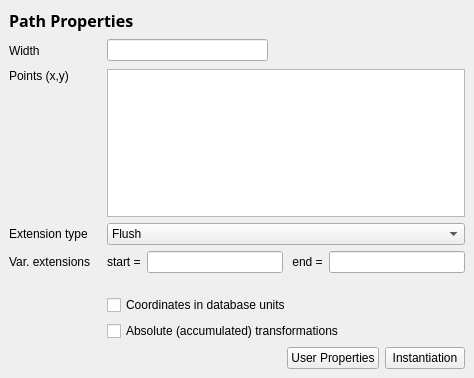
<ui version="4.0" >
 <class>EditablePathPropertiesPage</class>
 <widget class="QWidget" name="EditablePathPropertiesPage" >
  <property name="geometry" >
   <rect>
    <x>0</x>
    <y>0</y>
    <width>474</width>
    <height>378</height>
   </rect>
  </property>
  <property name="windowTitle" >
   <string>Form</string>
  </property>
  <layout class="QGridLayout" >
   <property name="margin" >
    <number>9</number>
   </property>
   <property name="spacing" >
    <number>6</number>
   </property>
   <item row="5" column="0" colspan="3" >
    <spacer>
     <property name="orientation" >
      <enum>Qt::Vertical</enum>
     </property>
     <property name="sizeType" >
      <enum>QSizePolicy::Fixed</enum>
     </property>
     <property name="sizeHint" >
      <size>
       <width>456</width>
       <height>16</height>
      </size>
     </property>
    </spacer>
   </item>
   <item row="7" column="1" colspan="2" >
    <widget class="QCheckBox" name="abs_cb" >
     <property name="text" >
      <string>Absolute (accumulated) transformations</string>
     </property>
    </widget>
   </item>
   <item row="6" column="1" colspan="2" >
    <widget class="QCheckBox" name="dbu_cb" >
     <property name="text" >
      <string>Coordinates in database units</string>
     </property>
    </widget>
   </item>
   <item row="3" column="0" >
    <widget class="QLabel" name="label_4" >
     <property name="text" >
      <string>Extension type</string>
     </property>
    </widget>
   </item>
   <item row="0" column="0" colspan="3" >
    <widget class="QFrame" name="frame" >
     <property name="frameShape" >
      <enum>QFrame::NoFrame</enum>
     </property>
     <property name="frameShadow" >
      <enum>QFrame::Raised</enum>
     </property>
     <layout class="QHBoxLayout" >
      <property name="margin" >
       <number>0</number>
      </property>
      <property name="spacing" >
       <number>6</number>
      </property>
      <item>
       <widget class="QLabel" name="label_12" >
        <property name="font" >
         <font>
          <family>Sans Serif</family>
          <pointsize>12</pointsize>
          <weight>75</weight>
          <italic>false</italic>
          <bold>true</bold>
          <underline>false</underline>
          <strikeout>false</strikeout>
         </font>
        </property>
        <property name="text" >
         <string>Path Properties</string>
        </property>
       </widget>
      </item>
      <item>
       <widget class="QLabel" name="layer_lbl" >
        <property name="sizePolicy" >
         <sizepolicy>
          <hsizetype>7</hsizetype>
          <vsizetype>5</vsizetype>
          <horstretch>0</horstretch>
          <verstretch>0</verstretch>
         </sizepolicy>
        </property>
        <property name="text" >
         <string/>
        </property>
        <property name="alignment" >
         <set>Qt::AlignRight|Qt::AlignTrailing|Qt::AlignVCenter</set>
        </property>
       </widget>
      </item>
     </layout>
    </widget>
   </item>
   <item row="1" column="0" >
    <widget class="QLabel" name="label_2" >
     <property name="text" >
      <string>Width</string>
     </property>
    </widget>
   </item>
   <item row="2" column="0" >
    <widget class="QLabel" name="label_3" >
     <property name="text" >
      <string>Points (x,y)</string>
     </property>
     <property name="alignment" >
      <set>Qt::AlignLeading|Qt::AlignLeft|Qt::AlignTop</set>
     </property>
    </widget>
   </item>
   <item row="2" column="1" colspan="2" >
    <widget class="QTextEdit" name="ptlist_le" >
     <property name="sizePolicy" >
      <sizepolicy>
       <hsizetype>7</hsizetype>
       <vsizetype>7</vsizetype>
       <horstretch>1</horstretch>
       <verstretch>0</verstretch>
      </sizepolicy>
     </property>
     <property name="lineWidth" >
      <number>2</number>
     </property>
     <property name="tabStopWidth" >
      <number>100</number>
     </property>
    </widget>
   </item>
   <item row="8" column="0" colspan="3" >
    <widget class="QFrame" name="frame" >
     <property name="frameShape" >
      <enum>QFrame::NoFrame</enum>
     </property>
     <property name="frameShadow" >
      <enum>QFrame::Raised</enum>
     </property>
     <layout class="QHBoxLayout" >
      <property name="margin" >
       <number>0</number>
      </property>
      <property name="spacing" >
       <number>6</number>
      </property>
      <item>
       <spacer>
        <property name="orientation" >
         <enum>Qt::Horizontal</enum>
        </property>
        <property name="sizeHint" >
         <size>
          <width>211</width>
          <height>20</height>
         </size>
        </property>
       </spacer>
      </item>
      <item>
       <widget class="QPushButton" name="prop_pb" >
        <property name="text" >
         <string>User Properties</string>
        </property>
       </widget>
      </item>
      <item>
       <widget class="QPushButton" name="inst_pb" >
        <property name="text" >
         <string>Instantiation</string>
        </property>
       </widget>
      </item>
     </layout>
    </widget>
   </item>
   <item row="4" column="1" colspan="2" >
    <widget class="QFrame" name="frame_2" >
     <property name="frameShape" >
      <enum>QFrame::NoFrame</enum>
     </property>
     <property name="frameShadow" >
      <enum>QFrame::Raised</enum>
     </property>
     <layout class="QHBoxLayout" >
      <property name="margin" >
       <number>0</number>
      </property>
      <property name="spacing" >
       <number>6</number>
      </property>
      <item>
       <widget class="QLabel" name="label_6" >
        <property name="text" >
         <string>start =</string>
        </property>
       </widget>
      </item>
      <item>
       <widget class="QLineEdit" name="start_ext_le" >
        <property name="sizePolicy" >
         <sizepolicy>
          <hsizetype>7</hsizetype>
          <vsizetype>0</vsizetype>
          <horstretch>1</horstretch>
          <verstretch>0</verstretch>
         </sizepolicy>
        </property>
       </widget>
      </item>
      <item>
       <widget class="QLabel" name="label_8" >
        <property name="text" >
         <string> end =</string>
        </property>
       </widget>
      </item>
      <item>
       <widget class="QLineEdit" name="end_ext_le" >
        <property name="sizePolicy" >
         <sizepolicy>
          <hsizetype>7</hsizetype>
          <vsizetype>0</vsizetype>
          <horstretch>1</horstretch>
          <verstretch>0</verstretch>
         </sizepolicy>
        </property>
       </widget>
      </item>
     </layout>
    </widget>
   </item>
   <item row="1" column="1" >
    <widget class="QLineEdit" name="width_le" >
     <property name="sizePolicy" >
      <sizepolicy>
       <hsizetype>7</hsizetype>
       <vsizetype>0</vsizetype>
       <horstretch>0</horstretch>
       <verstretch>0</verstretch>
      </sizepolicy>
     </property>
    </widget>
   </item>
   <item row="1" column="2" >
    <spacer>
     <property name="orientation" >
      <enum>Qt::Horizontal</enum>
     </property>
     <property name="sizeHint" >
      <size>
       <width>191</width>
       <height>25</height>
      </size>
     </property>
    </spacer>
   </item>
   <item row="4" column="0" >
    <widget class="QLabel" name="label" >
     <property name="text" >
      <string>Var. extensions   </string>
     </property>
    </widget>
   </item>
   <item row="3" column="1" colspan="2" >
    <widget class="QComboBox" name="type_cb" >
     <property name="sizePolicy" >
      <sizepolicy>
       <hsizetype>5</hsizetype>
       <vsizetype>0</vsizetype>
       <horstretch>0</horstretch>
       <verstretch>0</verstretch>
      </sizepolicy>
     </property>
     <item>
      <property name="text" >
       <string>Flush</string>
      </property>
     </item>
     <item>
      <property name="text" >
       <string>Square</string>
      </property>
     </item>
     <item>
      <property name="text" >
       <string>Variable</string>
      </property>
     </item>
     <item>
      <property name="text" >
       <string>Round</string>
      </property>
     </item>
    </widget>
   </item>
  </layout>
 </widget>
 <tabstops>
  <tabstop>width_le</tabstop>
  <tabstop>ptlist_le</tabstop>
  <tabstop>type_cb</tabstop>
  <tabstop>start_ext_le</tabstop>
  <tabstop>end_ext_le</tabstop>
  <tabstop>dbu_cb</tabstop>
  <tabstop>abs_cb</tabstop>
  <tabstop>prop_pb</tabstop>
  <tabstop>inst_pb</tabstop>
 </tabstops>
 <resources/>
 <connections/>
</ui>
